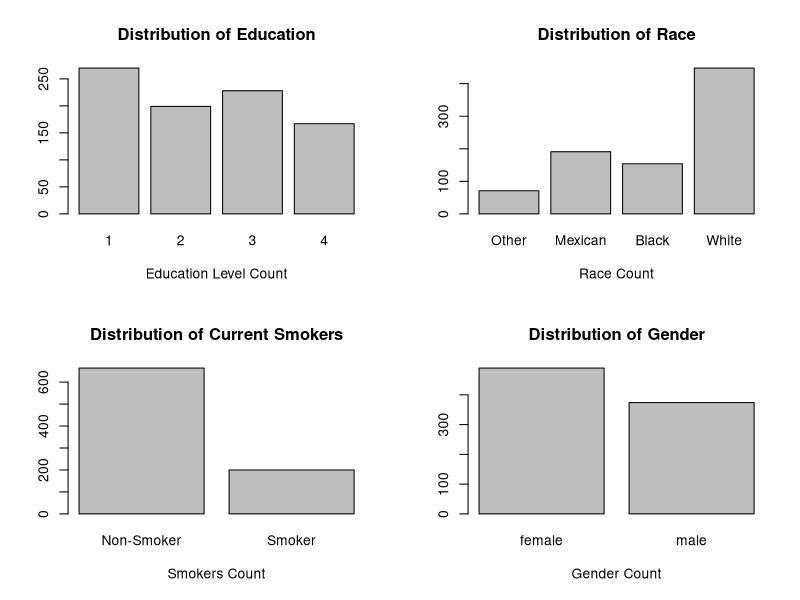
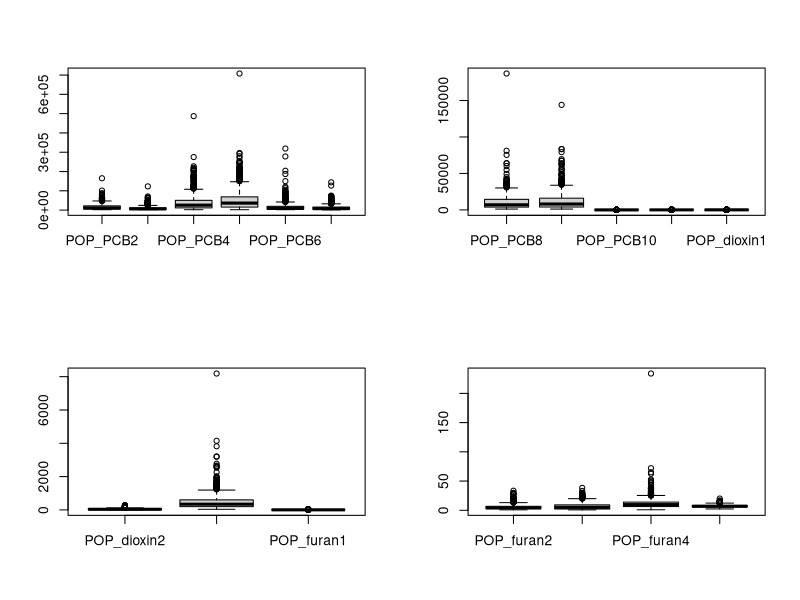
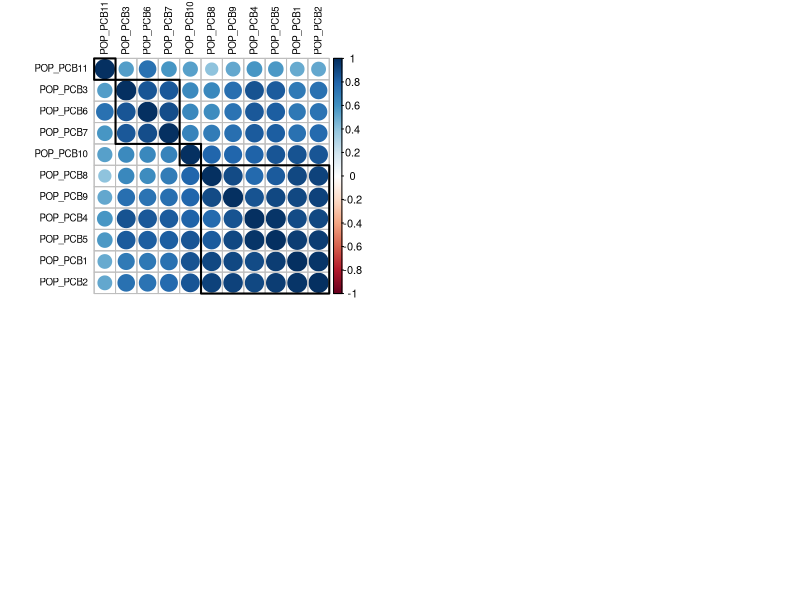
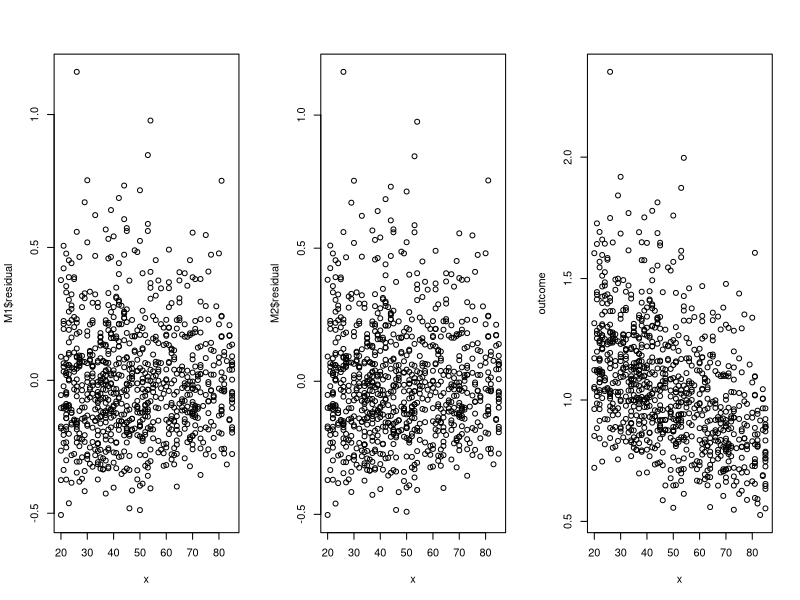
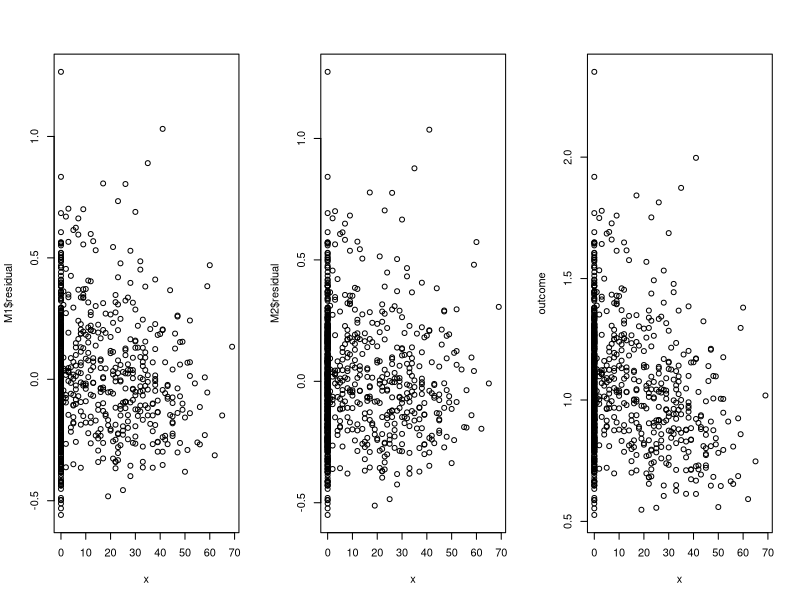
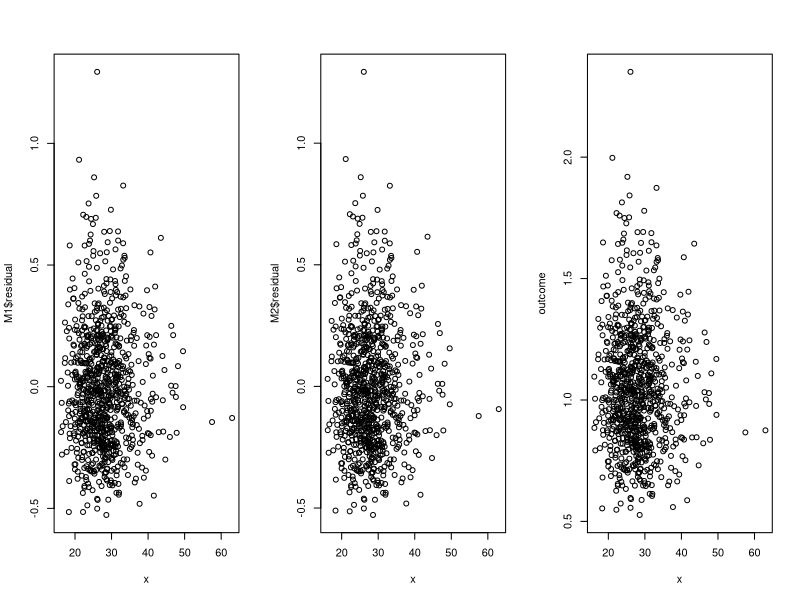
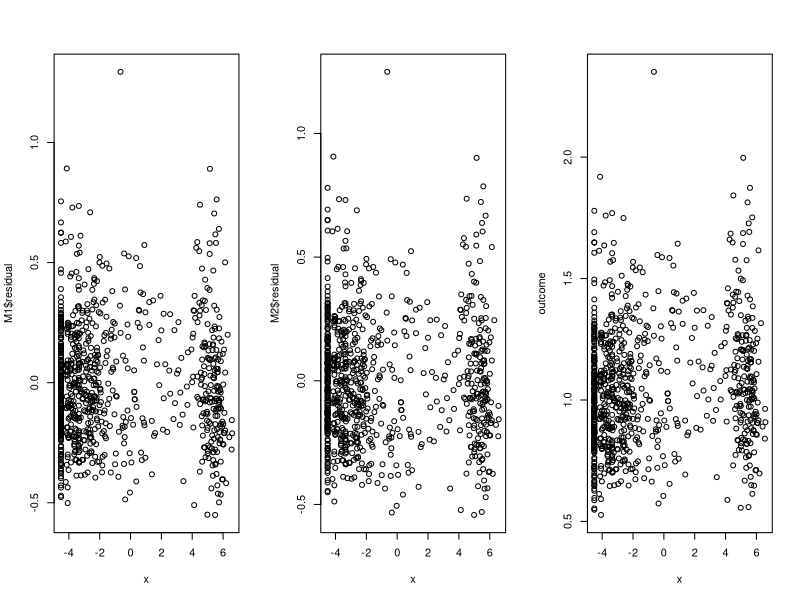
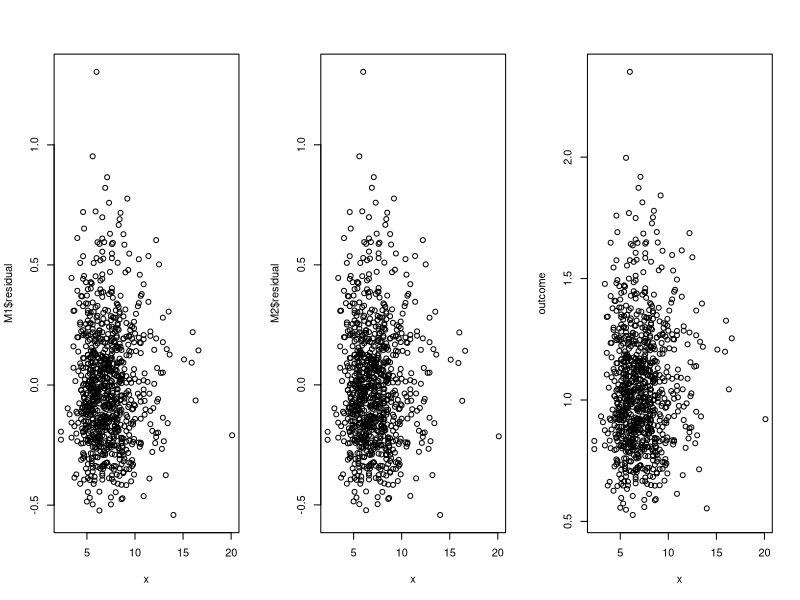

These charts were generated, in order, by the following R code:
## ---- chunk 1
knitr::opts_chunk$set(echo = TRUE)
## ---- chunk 2
# CHANGE ABSOLUTE PATH

# setwd("~/Desktop/stat341/R331project/data")
# setwd("~/School/4A/STAT 331/R331project/data")
# setwd("~/Desktop/R331project/data")

pollutants_raw <- read.csv("pollutants.csv", header = TRUE)
head(pollutants_raw)
## ---- chunk 3
# Mxn's work
# clean the pollutants dataframe
pollutants <- subset(pollutants_raw , select = -X)

# deal with categorical data

# 1 = Less Than 9th Grade or 9-11th Grade (Includes 12th grade with no diploma) 
# 2 = High School Grad/GED or Equivalent
# 3 = Some College or AA degree
# 4 = College Graduate
edu_factor=factor(pollutants$edu_cat)

# 1 = Other Race (Including Multi-Racial);
# 2 = Mexican American; 
# 3 = Non-Hispanic Black; 
# 4 = Non-Hispanic White
race_factor=factor(pollutants$race_cat, 
                   labels = c("Other", "Mexican", "Black", "White"))

# 0 = does not currently smoke; 
# 1 = currently smokes
smoke_factor=factor(pollutants$smokenow, labels = c("Non-Smoker", "Smoker"))

# 0 = female, 1 = male
gender_factor=factor(pollutants$male, labels = c("female", "male"))


pollutants$edu_cat = edu_factor
pollutants$race_cat = race_factor
pollutants$smokenow = smoke_factor
pollutants$male = gender_factor

head(pollutants)
summary(pollutants)
## ---- chunk 4
names(pollutants)
## ---- chunk 5
# Mxn's work
# put bargraphs for categorical data onto one picture
par(mfrow=c(2,2))

plot(edu_factor, 
     main="Distribution of Education",
     xlab="Education Level Count")

plot(race_factor, 
     main="Distribution of Race",
     xlab="Race Count")

plot(smoke_factor, 
     main="Distribution of Current Smokers",
     xlab="Smokers Count")

plot(gender_factor, 
     main="Distribution of Gender",
     xlab="Gender Count")
## ---- chunk 6
# Mxn's work

# PC 1-6
boxplot(pollutants[, 3:8])

# PC 7-11
boxplot(pollutants[, 9:13])

# Doxin
boxplot(pollutants[, 14:16])

# Furan
boxplot(pollutants[, 17:20])
## ---- chunk 7
# Estella's work 1
library(corrplot)
library(ggplot2)

POP_PCB = c("POP_PCB1", "POP_PCB2","POP_PCB3", "POP_PCB4", 
            "POP_PCB5", "POP_PCB6","POP_PCB7", "POP_PCB8",
            "POP_PCB9", "POP_PCB10", "POP_PCB11")

POP_PCB_data <- pollutants [, POP_PCB]
cc = cor(POP_PCB_data , method = "spearman")

# cluster my POP_PCB so that those with similar patterns 
# of correlation coefficients are closer together. 
# https://jkzorz.github.io/2019/06/11/Correlation-heatmaps.html
corrplot(cc, tl.col = "black", order = "hclust", hclust.method = "average", 
         addrect = 4, tl.cex = 0.7)
## ---- chunk 8
# Judy's work Part 1
# testing non-linearity in SLR
# if for any covariate, residual vs x for M1 has a pattern and
# residual vs x for M2 seems random, then y has a nonlinear
# relationship with with x.
# M1: fitting y to x
# M2: fitting y to x^2

par(mfrow=c(1, 3))
outcome <- pollutants$length
check <- function(x) {
  M1 <- lm(outcome ~ x)
  print(paste("residual for M1: ", sigma(M1)))
  M2 <- lm(outcome ~ x + I(x^2))
  print(paste("residual for M2: ", sigma(M2)))
  plot(x, M1$residual)
  plot(x, M2$residual)
  plot(x, outcome)
}

list <- list(pollutants$ageyrs, pollutants$yrssmoke,
             pollutants$BMI, pollutants$ln_lbxcot,
             pollutants$whitecell_count, pollutants$lymphocyte_pct, 
             pollutants$monocyte_pct, pollutants$eosinophils_pct, 
             pollutants$basophils_pct, pollutants$neutrophils_pct)
for (column in list) {
  check(column)
}
## ---- chunk 9
# Judy's work Part 2
# testing non-linearity in MLR
library(car)
M <- lm (length ~ ., data=pollutants)
avPlots(M)
## ---- chunk 10
# Estella's work 3
f <- as.formula(
  paste("length", paste("(", paste(POP_PCB, collapse = "+"), ")^2"), sep="~"))

m <- lm(f, data = pollutants)
summary(m)
## ---- chunk 11
# Estella's work 4 
# setting threshold of pvalue to be 0.05 and assess possible interaction terms
pvalues <- summary(m)$coefficients[,4]
p_threshold = 0.05
selected <-which(pvalues<= p_threshold)
names(selected)
## ---- chunk 12
train_data <- pollutants[1:600,]
test_data <- pollutants[501:nrow(pollutants),]
## ---- chunk 13
#stepwise parameters selection without any interaction terms
M0 <- lm(length ~ 1, data = train_data) # minimal model
Mfull <- lm(length ~ ., data= train_data)

## 2 corresponds to AIC
## log(n) corresponds to BIC

# stepwise AIC
Mstart <- lm(length ~ ., data= train_data)
system.time({
  MAIC <- step(object = Mstart,
               scope = list(lower = M0, upper = Mfull),
               direction = "both", trace = 0, k = 2)
})

#stepwiseBIC
system.time({
  MBIC <- step(object = Mstart,
               scope = list(lower = M0, upper = Mfull),
               direction = "both", trace = 0, k = log(nrow(train_data)))
})

#stepwiseB_Adjusted R2
MAIC
MBIC
## ---- chunk 14
# stepwise parameters selection with any interaction terms
M0 <- lm(length ~ 1, data = train_data) # minimal model

# tail to remove length column
single <- paste(tail(colnames(train_data),-1), collapse = " + ")
# tail to remove intercept column
interaction <- paste(tail(names(selected),-1), collapse = " + ")
f_interaction <- as.formula(
  paste("length", paste("(", single,"+", interaction, ")"), sep = " ~"))

Mfull <- lm(f_interaction, data = train_data)
Mstart <- lm(f_interaction, data = train_data)

# stepwise AIC
Mstart <- lm(length ~ ., data= train_data)
system.time({
  MAIC_Interaction <- step(object = Mstart,
                           scope = list(lower = M0, upper = Mfull),
                           direction = "both", trace = 0, k = 2)
})

#stepwiseBIC
system.time({
  MBIC_Interaction <- step(object = Mstart,
                           scope = list(lower = M0, upper = Mfull),
                           direction = "both", trace = 0, 
                           k = log(nrow(train_data)))
})

#stepwiseB_Adjusted R2
MAIC_Interaction
MBIC_Interaction
## ---- chunk 15
# mxn's work
predAIC <- predict(MAIC, newdata=test_data)
predBIC <- predict(MBIC, newdata=test_data)
predAICInteraction <- predict(MAIC_Interaction, newdata=test_data)
predBICInteraction <- predict(MBIC_Interaction, newdata=test_data)

mean((test_data$length - predAIC)^2)
mean((test_data$length - predBIC)^2)
mean((test_data$length - predAICInteraction)^2)
mean((test_data$length - predBICInteraction)^2)
